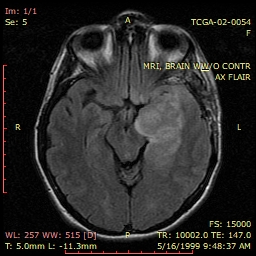
#> input picture IMG-0001-00001.jpg, 256 x 256 px; its folder holds only this picture in this run
$ python -i enhance.py   (imports and definitions only)   (Python 2 division)
#> lines starting #> are read from the running program, lines starting #| are printed output that depends on the picture; after the words box and inside, x2 and y2 are one past the last pixel; in counts of white or black regions, pixels touching at a corner belong together
import matplotlib.pyplot as plt
import cv2
import numpy as np
import os
import dicom

def valid(x, y, rs, cs, thresh):
	if 0 <= x and x <= rs-1 and 0 <= y and y <= cs-1 and thresh[x][y] == 255:
		return 1
	else : return 0

def skstr(img):

	mf = cv2.medianBlur(img, ksize = 5)
	rows, cols = img.shape
	ti = np.mean(mf)

	l = rows
	r = 0
	u = rows
	d = 0

	for i in range(rows):
		for j in range(cols):
			if ti < mf[i][j]:
				break
		if j != cols:
			l = min(l,j)

		for j in range(rows-1,0,-1):
			if ti < mf[i][j]:
				break
		if j != rows:
			r = max(r,j)

		for j in range(rows):
			if ti < mf[j][i]:
				break
		if j != rows:
			u = min(u,j)

		for j in range(rows-1,0,-1):
			if ti < mf[j][i]:
				break
		if j != rows:
			d = max(d,j)

	roi = mf[u:d+1,l:r+1]
	tf = np.mean(roi)
	ls = [l,r,u,d]

	t,thresh = cv2.threshold(mf,(ti+tf)/2.0,255,0)

	kernel = np.ones((13,13),dtype = np.uint8)
	opening = cv2.morphologyEx(thresh, cv2.MORPH_OPEN, kernel)

	thresh = opening
	lst = [[] for i in range(rows*cols)]

	comp = 0
	queue = []
	col = 255
	imgvis = np.zeros((rows, cols) ,dtype = int)
	for i in range (rows):
			for j in range(cols):
				if thresh[i][j] == col and imgvis[i][j] == 0 :
					queue.append((i,j))
					imgvis[i][j] = 1
					while len(queue) != 0:
						x,y = queue.pop(0)
						lst[comp].append((x,y))
						for ii in [0,-1,1]:
							for jj in [0,-1,1]:
								if valid(x+ii,y+jj,rows,cols,thresh) and imgvis[x+ii][y+jj] == 0 :
									queue.append((x+ii,y+jj))
									imgvis[x+ii][y+jj] = 1
					comp += 1
	maxcomp = 0
	maxind = 0
	for i in range(comp):
		smlst = lst[i]
		x,y = smlst[0]
		if thresh[x][y] == 255 and maxcomp < len(smlst):
			maxcomp = len(smlst)
			maxind = i

	image = np.zeros((rows,cols),dtype=np.uint8)

	for i,j in lst[maxind]:
		image[i][j] = 255

	kernel = np.ones((21,21),dtype = np.uint8)
	closing = cv2.morphologyEx(image, cv2.MORPH_CLOSE, kernel)

	im_th = closing
	im_floodfill = im_th.copy()
	h, w = im_th.shape[:2]
	mask = np.zeros((h+2, w+2), np.uint8)
	cv2.floodFill(im_floodfill, mask, (0,0), 255);
	im_floodfill_inv = cv2.bitwise_not(im_floodfill)
 	im_out = im_th | im_floodfill_inv

 	return im_out,mf

def enhance_image(image, name, imgcnt, folder):
	name = name[:-4]
	plt.imsave(folder + str(imgcnt) + ".jpg", image, cmap = "gray")
	image = cv2.imread(folder + str(imgcnt) + ".jpg" , 0)
	image = cv2.resize(image , (512,512))
	nonoise = cv2.fastNlMeansDenoising(image,10,10,7,21) #noise removal
	clahe = cv2.createCLAHE(clipLimit=2.0, tileGridSize=(8,8)) 	#histogram equalisation
	image = clahe.apply(nonoise)
	plt.imsave(folder + str(imgcnt) + ".jpg", image, cmap = "gray")

def enhtumour():
	imgcnt = 0
	training_data = "D:\\trainingtumourdata\\"
	folder = "D:\\enhancedtumour\\"
	for root, dr, files in os.walk(training_data):
		for name in files:
			print "Enhancing....\n",name
			img = dicom.read_file(os.path.join(root,name))
			piarr = img.pixel_array
			enhance_image(piarr, name ,imgcnt, folder)
			imgcnt += 1
			print "saved.",imgcnt

def enhnontumour():
	imgcnt = 0
	training_data = "D:\\trainingnontumourdata\\"
	folder = "D:\\enhancednontumour\\"
	for root, dr, files in os.walk(training_data):
		for name in files:
			print "Enhancing....\n",name
			img = dicom.read_file(os.path.join(root,name))
			piarr = img.pixel_array
			enhance_image(piarr, name ,imgcnt, folder)
			imgcnt += 1
			print "saved.",imgcnt

>>> import cv2
>>> picture = cv2.imread('IMG-0001-00001.jpg', cv2.IMREAD_GRAYSCALE)
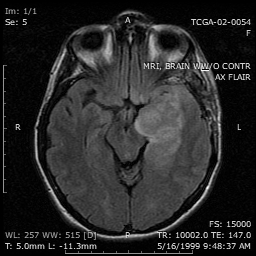
#> picture: shape (256, 256); min 0, max 255, mean 40
>>> result = skstr(picture)
#> in skstr, `mf = cv2.medianBlur(img, ksize = 5)`:
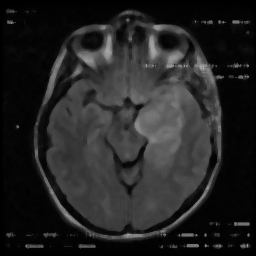
#> mf: shape (256, 256); min 0, max 169, mean 36
#> in skstr, `ti = np.mean(mf)`: ti = 36.03
#> in skstr, `roi = mf[u:d+1,l:r+1]`:
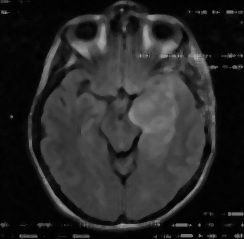
#> roi: shape (239, 244); min 1, max 169, mean 40.3
#> in skstr, `tf = np.mean(roi)`: tf = 40.27
#> in skstr, `t,thresh = cv2.threshold(mf,(ti+tf)/2.0,255,0)`:
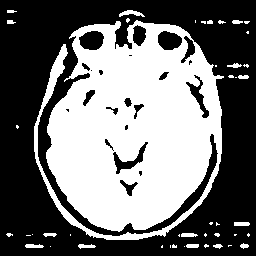
#> thresh: shape (256, 256); 44.2% white; 45 white regions (29 under 20 px), largest, box (x1, y1, x2, y2) and area: (34, 20, 224, 240) 28075, (119, 10, 145, 17) 94, (25, 244, 44, 248) 63
#> in skstr, `t,thresh = cv2.threshold(mf,(ti+tf)/2.0,255,0)`: t = 38
#> in skstr, `opening = cv2.morphologyEx(thresh, cv2.MORPH_OPEN, kernel)`:
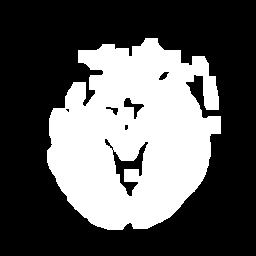
#> opening: shape (256, 256); 35.9% white; 1 white region, box (x1, y1, x2, y2) and area: (47, 38, 221, 230) 23500
#> after the loop in skstr, `for i in range(comp):`: maxcomp = 23500; maxind = 0
#> the loop in skstr, `for i,j in lst[maxind]:` made 23500 passes
#> (i, j) on passes 1 to 3: (38, 145), (38, 146), (39, 145)
#> in skstr, `closing = cv2.morphologyEx(image, cv2.MORPH_CLOSE, kernel)`:
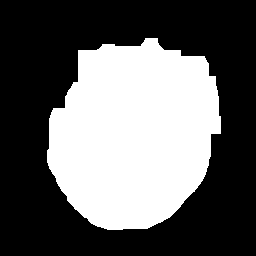
#> closing: shape (256, 256); 38.8% white; 1 white region, box (x1, y1, x2, y2) and area: (47, 38, 221, 230) 25396
#> in skstr, `cv2.floodFill(im_floodfill, mask, (0,0), 255);`: im_floodfill: shape (256, 256); every value is 255
#> in skstr, `im_floodfill_inv = cv2.bitwise_not(im_floodfill)`: im_floodfill_inv: shape (256, 256); every value is 0
